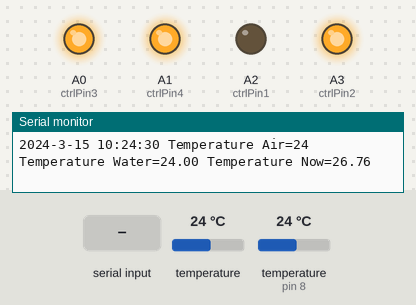
The sketch below on a simulated Arduino Uno, built with avr-gcc and run on an emulated ATmega328P. Parts: output pins drawn as LEDs (lit = HIGH), the last lines printed to the serial monitor. The inputs (shaded band) are chosen by the test bench; at power-on: temperature (sensor on pin 8) 24 °C, temperature 24 °C. The local clock reads 2024-03-15 10:24:30 at power-on unless the sketch sets it.

Above: at 1.2 s.
1.3 s: "o90\n" received over Serial
At 3.3 s:
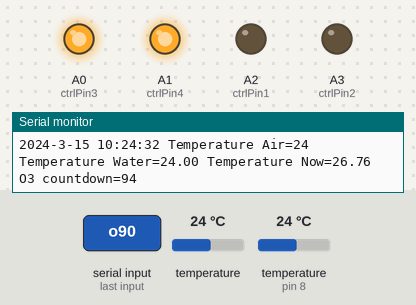
4.1 s: temperature (sensor on pin 8) set to 26.1 °C
9.8 s: temperature (sensor on pin 8) set to 27.5 °C
At 10.6 s:
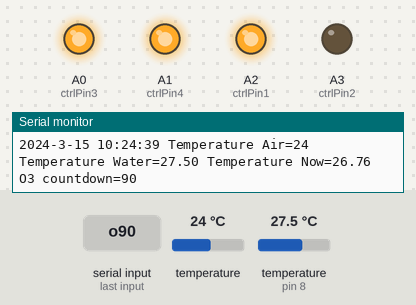
11.3 s: temperature (sensor on pin 8) set to 27 °C
12.8 s: temperature (sensor on pin 8) set to 25.9 °C
At 14.2 s:
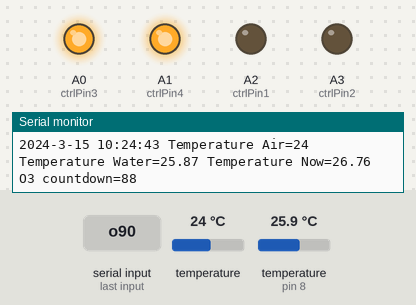
Timing chart, 0 to 15.8 s (numbered marks = the images above; inputs shaded):
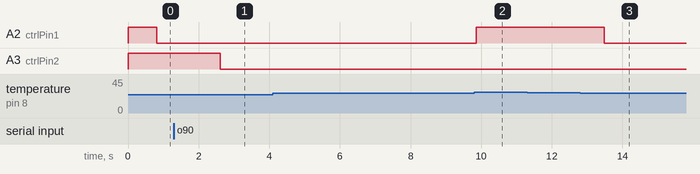

Measured:
- the behaviour switches between 26.8 and 26.9 °C on temperature (sensor on pin 8) (found by bisection; images 1 and 2)
- the behaviour switches between 26.6 and 26.5 °C on temperature (sensor on pin 8) (found by bisection; images 2 and 3)
- after the input at 1.3 s, A3 (ctrlPin2): HIGH → LOW after 1.3 s
- after the input at 9.8 s, A2 (ctrlPin1): LOW → HIGH after 0.06 s
- after the input at 12.8 s, A2 (ctrlPin1): HIGH → LOW after 0.69 s

The sketch:

fishnew1.ino
```cpp
#include <OneWire.h>
#include <DallasTemperature.h>
#include <Wire.h>
#include <DS3231.h>
#define ONE_WIRE_BUS 8
OneWire oneWire(ONE_WIRE_BUS);
DallasTemperature sensors(&oneWire);
DS3231 Clock;
bool Century=false;
bool h12;
bool PM;
byte clockByte[5];
byte dateByte[5];
byte tempByte[4];
byte ledByte[4];
byte o3Byte[4];
int o3sec=0;

byte year, month, date, DoW, hour, minute, second,temperature;
float temp=0;
float temp1=0;
float tempNow=26;
int ctrlPin1=A2;
int ctrlPin2=A3;
int ctrlPin4=A1;
int ctrlPin3=A0;

byte i=0,j=0;//0~255
bool mark=false;
String comdata = "";
float tmax=28;
float tmin=22;

void setup()
{

  Wire.begin();

  pinMode(ctrlPin1, OUTPUT);
  digitalWrite(ctrlPin1, HIGH);
    pinMode(ctrlPin2, OUTPUT);
  digitalWrite(ctrlPin2, HIGH);
    pinMode(ctrlPin2, OUTPUT);
  digitalWrite(ctrlPin2, HIGH);
    pinMode(ctrlPin3, OUTPUT);
  digitalWrite(ctrlPin3, HIGH);
      pinMode(ctrlPin4, OUTPUT);
  digitalWrite(ctrlPin4, HIGH);
  sensors.begin();
  Serial.begin(9600);
}
void loop()
{
  comRead();
  sensors.requestTemperatures();
	temp1=sensors.getTempCByIndex(0);
        if(temp1>0&&temp<50)
        temp=temp1;
        else Serial.println("error is resolved");
	second=Clock.getSecond();
	minute=Clock.getMinute();
	hour=Clock.getHour(h12, PM);
	date=Clock.getDate();
	month=Clock.getMonth(Century);
	year=Clock.getYear();
	DoW=Clock.getDoW();
	temperature=Clock.getTemperature();
        tempNow=-cos(((hour*60+minute)-120)/229.2994)*(tmax-tmin)/2+(tmax+tmin)/2;


myDisplay();
myCtrl();
myCtrlLed();
myCtrlO3();
delay(1000);
}
void myDisplay(void)
{
     Serial.print("20");
  Serial.print(year,DEC);
  Serial.print('-');
  Serial.print(month,DEC);
  Serial.print('-');
  Serial.print(date,DEC);
  Serial.print(' ');
  Serial.print(hour,DEC);
  Serial.print(':');
  Serial.print(minute,DEC);
  Serial.print(':');
  Serial.print(second,DEC);
  Serial.print(' ');
  Serial.print("Temperature Air=");
  Serial.print(temperature);
  Serial.print('\n');
  Serial.print("Temperature Water=");
  Serial.print(temp);
    Serial.print(' ');
   Serial.print("Temperature Now=");
  Serial.print(tempNow);
  Serial.print('\n');
}
void myCtrl()
{
  	if(temp<tempNow-0.2)
      digitalWrite(ctrlPin1, LOW);
    if(temp>tempNow+0.1)
      digitalWrite(ctrlPin1, HIGH);

    if(o3sec==0)
   {

      if(hour>=14&&hour<=18)
      {
        if((minute==10||minute==20)||(minute==30||(minute==40||minute==50)))
          {
            if(second<=30)
            digitalWrite(ctrlPin2, LOW);
            else
            digitalWrite(ctrlPin2, HIGH);
          }
        else
          digitalWrite(ctrlPin2, HIGH);
      }
       else
          digitalWrite(ctrlPin2, HIGH);
}


}
void myCtrlLed()
{
  if(ledByte[0]==1)
      digitalWrite(ctrlPin3, LOW);
  else
      digitalWrite(ctrlPin3, HIGH);
   if(ledByte[1]==1)
      digitalWrite(ctrlPin4, LOW);
  else
      digitalWrite(ctrlPin4, HIGH);

}
void myCtrlO3()
{

  if(o3sec>0)
  {
      digitalWrite(ctrlPin2, LOW);
       Serial.print("O3 countdown=");
       Serial.print(o3sec);
      Serial.print('\n');
      o3sec--;
  }
  else
      digitalWrite(ctrlPin2, HIGH);
}
void comRead(void)
{
  while (Serial.available() > 0)
     {
         comdata += char(Serial.read());
         delay(2);
         mark=true;
         j=0;
     }
      if (mark==true)
     {

       if(comdata[0] == 'd')
          {
             for(i = 0; i < 4 ; i++)
             dateByte[i]=0;
             for(i = 1; i < comdata.length() ; i++)
               {
                  if(comdata[i] == ',')
                  j++;
                  else
                   {
                    dateByte[j]=dateByte[j]*10+(comdata[i]-'0');
                   }
                }
             Clock.setDoW(dateByte[3]);    //Set the day of the week
             Clock.setDate(dateByte[2]);  //Set the date of the month
             Clock.setMonth(dateByte[1]);  //Set the month of the year
             Clock.setYear(dateByte[0]);  //Set the year (Last two digits of the year)
          }
         else  if(comdata[0] == 't')
          {
             for(i = 0; i < 4 ; i++)
             clockByte[i]=0;
             for(i = 1; i < comdata.length() ; i++)
               {
                  if(comdata[i] == ',')
                  j++;
                  else
                   {
                    clockByte[j]=clockByte[j]*10+(comdata[i]-'0');
                   }
                }
             Clock.setHour(clockByte[0]);    //Set the day of the H
             Clock.setMinute(clockByte[1]);  //Set the date of the M
             Clock.setSecond(clockByte[2]);  //Set the month of the S
          }
          else  if(comdata[0] == 'l')
          {
            for(i = 0; i < 4 ; i++)
             ledByte[i]=0;
             for(i = 1; i < comdata.length() ; i++)
               {
                  if(comdata[i] == ',')
                  j++;
                  else
                   {
                    ledByte[j]=ledByte[j]*10+(comdata[i]-'0');
                   }
                }
          }
          else  if(comdata[0] == 'o')
          {
            for(i = 0; i < 4 ; i++)
             o3Byte[i]=0;
             for(i = 1; i < comdata.length() ; i++)
               {
                  if(comdata[i] == ',')
                  j++;
                  else
                   {
                    o3Byte[j]=o3Byte[j]*10+(comdata[i]-'0');
                   }
                }
                o3sec=o3Byte[0]+o3Byte[1]*60;
                if(o3sec>=600)
                 o3sec=600;
          }
           mark=false;
           comdata = "";
     }
}
```
